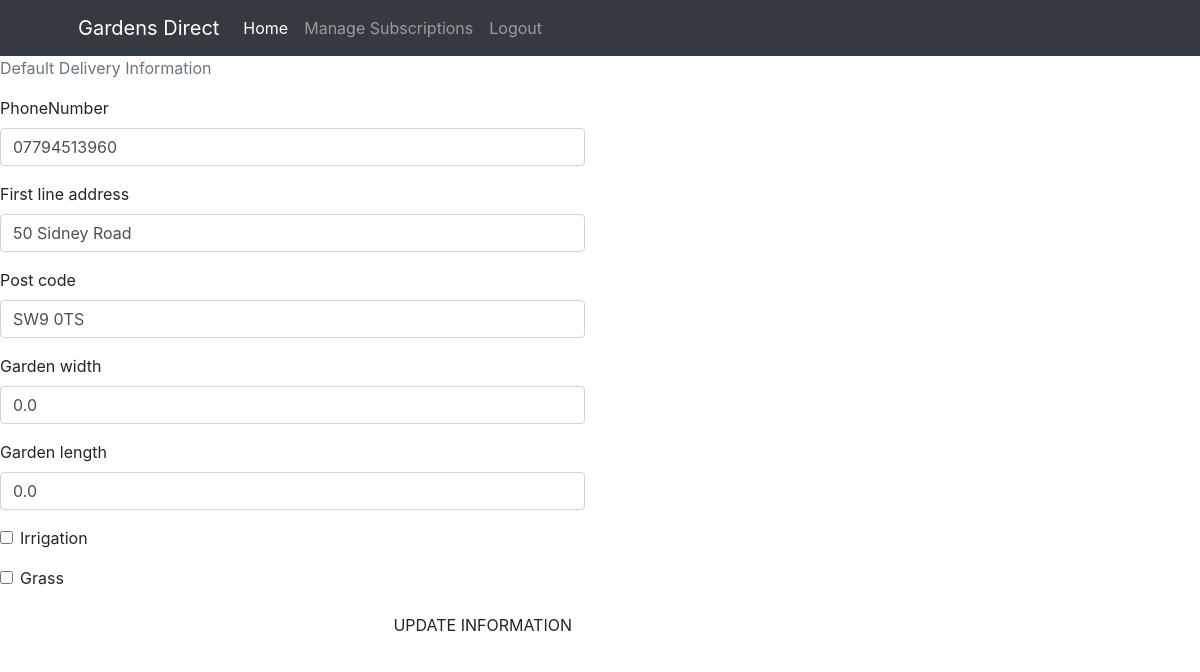
/profile/ (signed in), run on the app's committed database.
### profiles/models.py (models this page shows, shortened)
class UserProfile(models.Model):
    user = models.OneToOneField(User, on_delete=models.CASCADE)
    phoneNumber = models.CharField(max_length=20, null=True,blank=True)
    First_line_address = models.CharField(max_length=80,null=True,blank=True)
    Post_code = models.CharField(max_length=20,null=True,blank=True)
    garden_width = models.FloatField(default=0,blank=True)
    garden_length = models.FloatField(default=0,blank=True)
    irrigation = models.BooleanField(default=False)
    grass = models.BooleanField(default=False)
    quote = models.FloatField(default=0,editable=True,blank=True)

### profiles/views.py (the view)
# urls.py: path('profile/', include('profiles.urls')),
@login_required
def profile(request):
    profile = get_object_or_404(UserProfile,user=request.user)
    if request.method=='POST':
        form = UserProfileForm(request.POST,instance=profile)
        if form.is_valid():
            form.save()
            messages.success(request, 'Profile updated successfully')
            return redirect('/')
        else:
            messages.error(request,
                           ('update failed'))
    else:
        form = UserProfileForm(instance=profile)
    template = 'profiles/profile.html'
    context = {
        'form':form,
    }
    return render(request,template,context)

### profiles/forms.py
class UserProfileForm(forms.ModelForm):
    class Meta:
        model = UserProfile
        exclude = ('user','quote')
    def __init__(self, *args, **kwargs):
        super().__init__(*args, **kwargs)

### profiles/templates/profiles/profile.html (shortened to what this page needs)
{% extends "base.html" %}
{% load static %}
{% load crispy_forms_tags %}
{% block content %}
<div class="row">
    <div class="col-12 col-lg-6">
        <p class="text-muted">Default Delivery Information</p>
        <form class="mt-3" action="{% url 'profile' %}" method="POST" id="profile-update-form">
            {{ form|crispy }}
            <button class="btn btn-black rounded-0 text-uppercase float-right">Update Information</button>
        </form>
    </div>
{% endblock %}

### static/css/base.css (style rules this page uses)
html { height:100% }
body { font-family: 'Lato'; }

### data on the page
UserProfile: phoneNumber "07794513960", First_line_address "50 Sidney Road", Post_code "SW9 0TS", garden_width "0.0", garden_length "0.0"
